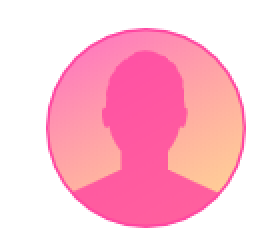
#> input picture visual_hull/pics/guy - Copy (2).png, 133 x 125 px (shown 2 times larger); its folder holds only this picture in this run
$ python hull.py
#> lines starting #> are read from the running program, lines starting #| are printed output that depends on the picture; after the words box and inside, x2 and y2 are one past the last pixel; in counts of white or black regions, pixels touching at a corner belong together
from PIL import Image
import glob
from array import *
import math
from mpl_toolkits import mplot3d
import numpy as np
#import pandas as pd

import matplotlib.pyplot as plt
from mpl_toolkits.mplot3d import Axes3D

import os
dir_path = os.path.dirname(os.path.realpath(__file__))
#print(dir_path)
imgArr = []
silhouette = []
foreground = []
intersect = []
zList=[]
combinedprojections = []
combinedprojectionsList = []
col=133
row=125

cmToPixel=37.7952755906
camD=10*cmToPixel
silToSilD=20*cmToPixel
totAngleY=2*math.atan(col/(2*camD))
totAngleZ=2*math.atan(row/(2*camD))
numAngle=20#adjust this number. Scales well with number of images
skip=1#adjust this number. Bigger=More accurate and Slower
projD=2#adjust this number
threshold=.01#adjust this number.

picCount=0;
thetaY=totAngleY/numAngle
thetaZ=totAngleZ/numAngle
imgIndex=0


adjustedX=0
adjustedY=0

class vhull:
    coord = []
    projections = []
    def __init__(self, coord):
        self.coord = coord    # instance variable unique to each instance
#C:\Users\DerekS\Desktop\3D_Scanner\pics
#'C:/Users/derekS/Desktop/pics/*.png'
dir_path=dir_path.replace("\\","/")
imgPath=dir_path+'/pics/*.png'
print(imgPath)
for filename in glob.glob(imgPath):
    baseImage = Image.open(filename)
#> baseImage is the input picture: PIL image 133x125 RGBA; mean R, G, B, A 255, 194.8, 212.3, 255
    mask = baseImage.point(lambda i: i > 230 and 255)
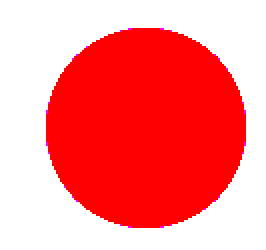
#> mask: PIL image 133x125 RGBA (shown 2 times larger); mean R, G, B, A 255, 133.5, 134.1, 255
    newImage = mask.convert("1")
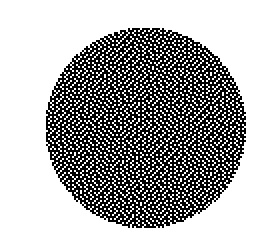
#> newImage: PIL image 133x125 1 (shown 2 times larger); 66.5% white; black in thin lines or dots, all inside (x1, y1, x2, y2) = (23, 14, 123, 114)
    #newImage.show()
    imgArr.append(newImage)
    picCount += 1

    # [4 lines of commented-out code are left out]

shift=2*math.pi/picCount
#shift=math.pi/4
fig = plt.figure(figsize=(4,4))
ax = fig.add_subplot(111, projection='3d')

for img in imgArr:
    foreground = []
    rgb = img.convert("RGB")
    for z in np.arange(-totAngleZ/2,totAngleZ/2+thetaZ/2,thetaZ):
        for y in np.arange(-totAngleY/2,totAngleY/2+thetaY/2,thetaY):
            yLoc=(col/2+round(camD*math.tan(y)))
            zLoc=(row/2+round(camD*math.tan(z)))

            a=rgb.getpixel((yLoc-1,zLoc-1))
            if(a==(0, 0, 0)):
                hull=vhull([round(camD*math.tan(y)),round(camD*math.tan(z))])

                yLocSpace=camD*math.tan(y)
                zLocSpace=-camD*math.tan(z)

                for x in np.arange(0,projD,skip):
                    #a=x-camD-silToSilD/2
                    a=x-projD/2
                    b=x*yLocSpace
                    c=x*zLocSpace
                    #if(imgIndex==0):

                    adjustedX=a*math.cos(shift*imgIndex)-b*math.sin(shift*imgIndex)
                    adjustedY=b*math.cos(shift*imgIndex)+a*math.sin(shift*imgIndex)
                    # [5 lines of commented-out code are left out]
                    hull.projections.append([adjustedX,adjustedY,c])
                    # [4 lines of commented-out code are left out]
                foreground.append(hull)
    silhouette.append(foreground)
    print("newimg")
    imgIndex+=1
#> this loop made 1 pass
#> imgIndex on pass 1: 1
#| newimg
#> after the loop, adjustedX = 0; adjustedY = 13.17; b = 13.17; c = -49.84; imgIndex = 1; silhouette = 1 item; yLocSpace = 13.17; zLocSpace = -49.84
# [35 lines of commented-out code are left out]
combinedprojections.extend(silhouette[0][0].projections)
# [8 lines of commented-out code are left out]

ax.set_xlabel('X Label')
ax.set_ylabel('Y Label')
ax.set_zlabel('Z Label')

# [18 lines of commented-out code are left out]

interval=int(len(combinedprojections)/len(silhouette))
#> interval = 252
print(interval)
#| 252
skip1=1
for a in range(len(silhouette)):
    #for x in range(a*interval,a*interval+interval,skip1):
    x=a*interval
    while(x<a*interval+interval):
        #print(skip1)
        skip1=1
        for y in range(a*interval+interval,len(combinedprojections)):
            x1=combinedprojections[x][0]
            y1=combinedprojections[x][1]
            z1=combinedprojections[x][2]
            x2=combinedprojections[y][0]
            y2=combinedprojections[y][1]
            z2=combinedprojections[y][2]
            if(math.sqrt(pow(x2-x1,2)+pow(y2-y1,2)+pow(z2-z1,2))<threshold):
                #print(x1,",",y1,",",z1," with ",x2,",",y2,",",z2)
                print("x: ",x," -------------------------------------------------------------------")
                intersect.append([x2,y2,z2])
                ax.scatter(x2,y2,z2,color='green')
                skip1=abs(int((projD-round(x2))/skip))+1
                #skip1=1000
                break
                #print("fail")
            #print(y)
        x+=skip1
#> this loop made 1 pass
#> after the loop, intersect = []
# print(combinedprojections[1][0])
# print(combinedprojections[1][1])
# print(combinedprojections[1][2])
print(intersect)
print(len(intersect))
#| 0
# [5 lines of commented-out code are left out]

plt.show()


# [9 lines of commented-out code are left out]
